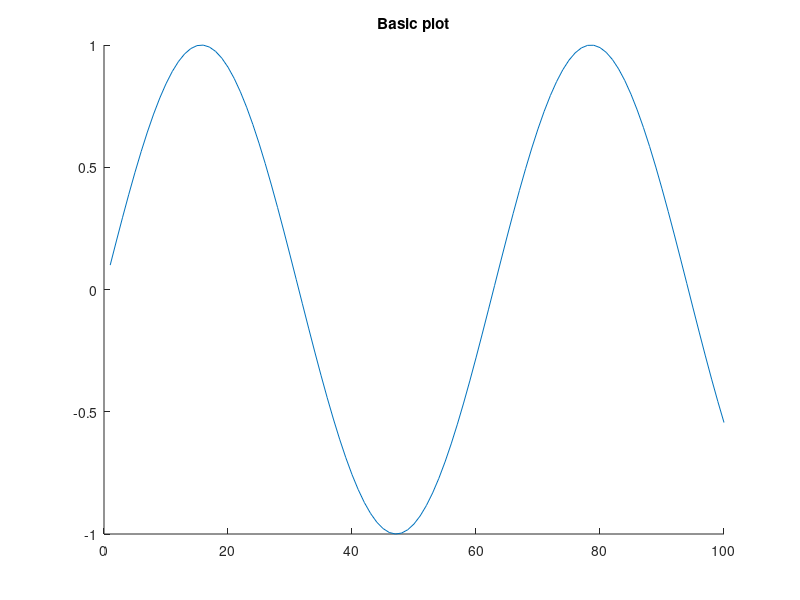
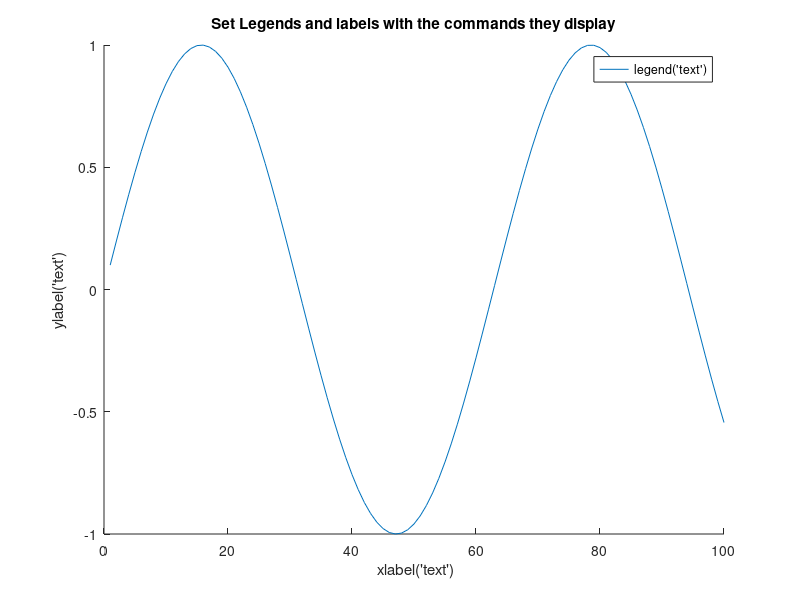
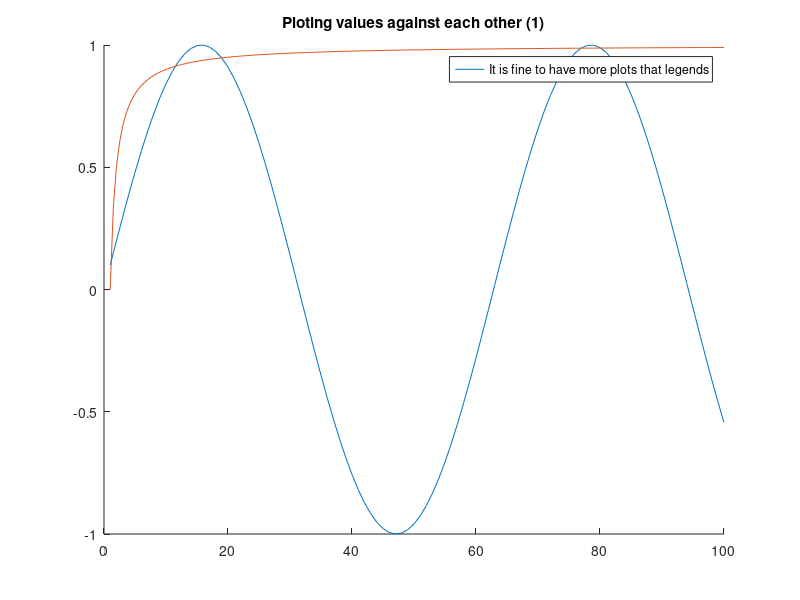
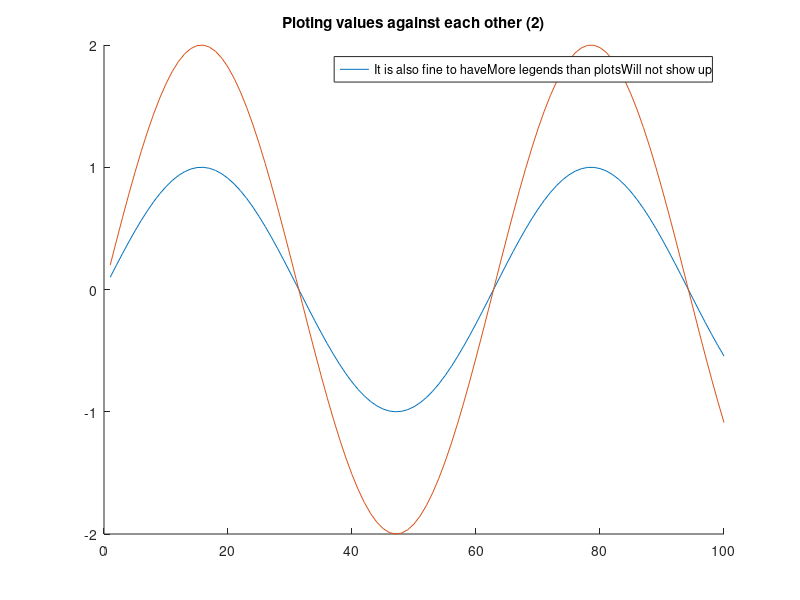

The MATLAB script that drew these images, in order:
%% Just press f5 to run everything, and read the section that has something you need

% Press (ctrl+enter) to run the section your cursor is currently in ( Marked in yellow)
clear all
close all
%% Initialize some arrays, that can be used
X1 = [1:100]; 
Y1 = sin(X1./10); 

% The samples have different length
X2 = [1:0.5:100];
Y2= 1.-(1./X2);




%% Basic plot 




%   All code you write betweeen hold on and hold off 
%   will apply to the same plot
hold on  

% (Optional) Add a title 
title("Basic plot"); 


plot(X1, Y1); % Plot the function
hold off

%% Legends and labels

figure; % Calling figure => Plot/write in a new window
hold on
title("Set Legends and labels with the commands they display");

plot( X1, Y1);

% Set desctiptions on the axis
xlabel(" xlabel('text')");
ylabel("ylabel('text')");

% Legend must come after you call plot()
% GIves a name to the plotted lines
%   
legend(["legend('text')"]); 
hold off



%% Ploting values against each other

figure
hold on 
title("Ploting values against each other (1)");
%Methon 1:
    %Give the inputs in pairs
    % X1 and X2 can have different lengths as long as the length is the
    % same for between X1 and Y1 (and so on)
plot(X1, Y1, X2, Y2);
legend(["It is fine to have more plots that legends"]);
hold off



figure;
hold on 

title("Ploting values against each other (2)");
%Method 2:
    % GIve the X-values first and then a list of all Y-values 
    %(Separate with ; )
plot( X1, [Y1;Y1.*2] ); 
legend(["It is also fine to have", "More legends than plots", "Will not show up"]);

hold off




%% SUBPLOTS

figure;
hold on
title("Subplots");


% Subplot(n, m, i)
    %   Divides the window into a grid of n * m plots
    %   i is the position of the plot (left to right, top to bottom)  

    
subplot(2, 1, 1);
plot(X1, Y1);

% They work just like normal between hold on and hold off
subplot(2,1, 2); 
hold on
plot(X2, Y2);
legend("Subplot 2");
xlabel("X"); 
ylabel("Y"); 

legend("Title is not working");
hold off
hold off



%% Colours and styles
figure
hold on 
title("Colours and styles");
plot(X1, Y1, "r", X2, Y2, "b--", X1, Y1.*(-1) , "pk");
% Add a string after X and Y to change colour and style
% The first letter is colour
    % The colours are:
        % blue      b
        % black     k	
        % red       r	
        % green     g	
        % yellow	y	
        % cyan      c	
        % magenta	m	
        % white     w
    
% The next letters are for style:
    % Line-types
        % '-'       Whole line(Default)
        % '--'      Dasked line
        % ':'       Dotted line
        % '-.'      Dasshed and dotted line
    % Marking data-points (Just some of them)
        % 'o'   circle
        % 'x'   cross
        % '*'   asterisk
        % 'p'   star (pentagram)

 
    
 

legend(["Add a string after X1 and Y1 to give colour or style", "string = b--","Read comments for more"]);


hold off;
